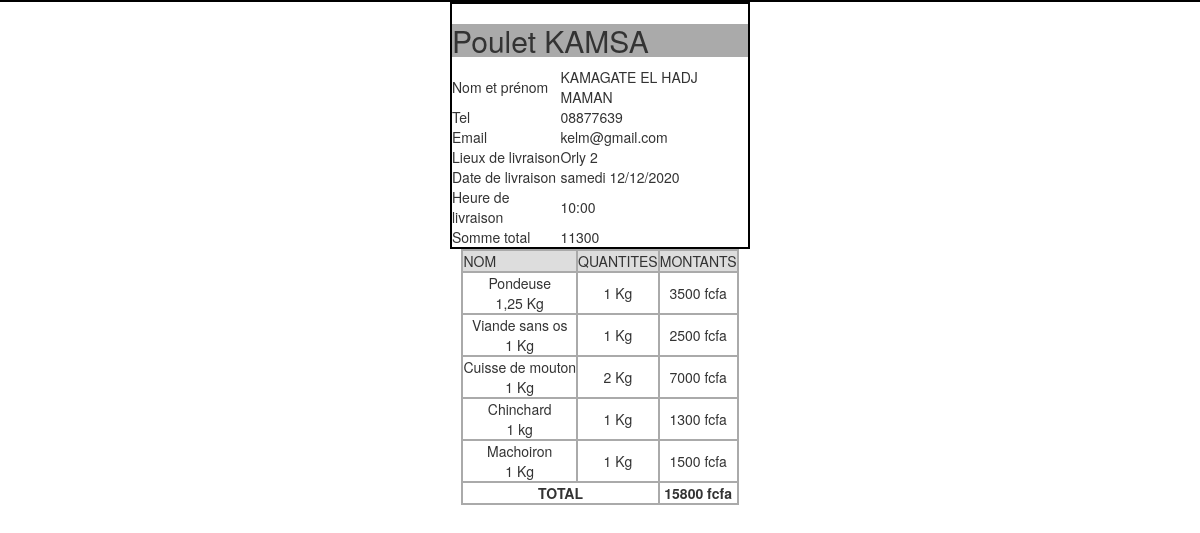
The page /administration/facture.php?id_com=132 on the database its author committed.
### tables this page shows
CREATE TABLE IF NOT EXISTS `commandes` (
  `id_com` int(10) NOT NULL AUTO_INCREMENT,
  `id_cli` int(10) NOT NULL,
  `lieux_liv` text NOT NULL,
  `date_liv` date NOT NULL,
  `heure_liv` time(6) NOT NULL,
  `keys_pro` text NOT NULL,
  `qtes_pro` text NOT NULL,
  `prix_total` int(11) NOT NULL,
  `date_valid` datetime(6) DEFAULT NULL,
  PRIMARY KEY (`id_com`)
);

CREATE TABLE IF NOT EXISTS `clients` (
  `id_cli` int(10) NOT NULL AUTO_INCREMENT,
  `nom_cli` varchar(50) NOT NULL,
  `prenom_cli` varchar(50) NOT NULL,
  `email_cli` varchar(50) NOT NULL,
  `pass_cli` varchar(20) NOT NULL,
  `adresse_cli` text NOT NULL,
  `tel_cli` varchar(50) NOT NULL,
  `date_inscription` datetime NOT NULL,
  `date_connexion` datetime DEFAULT NULL,
  PRIMARY KEY (`id_cli`)
);

CREATE TABLE IF NOT EXISTS `produits` (
  `id_pro` int(11) NOT NULL AUTO_INCREMENT,
  `categorie` varchar(30) NOT NULL,
  `image_pro` varchar(50) NOT NULL,
  `nom_pro` varchar(50) NOT NULL,
  `chemin_desti` varchar(60) NOT NULL,
  `inter_poids` varchar(50) NOT NULL,
  `prix` varchar(50) NOT NULL,
  `stock` varchar(100) NOT NULL,
  `info_pro` text NOT NULL,
  `mot_cle` text,
  `binaire` blob NOT NULL,
  `date_modif` date NOT NULL,
  PRIMARY KEY (`id_pro`)
);

### administration/bdd.php (called while the page is built, shortened)
<?php
	class BDD{
		private $serveur='localhost';
		private $baseDeDonnee='kafissa';
		private $utilisateur='root';
		private $motDePasse='';
		private $connexion;
		public function __construct($serveur=NULL, $baseDeDonnee=NULL, $utilisateur=NULL, $motDePasse=NULL){
			try{
			$this->connexion=new PDO('mysql:host='.$this->serveur.';dbname='.$this->baseDeDonnee.'; charset=utf8',$this->utilisateur,$this->motDePasse);
			}catch(Exception $e){
				echo "ERREUR de connexion à la base de donnée : ".$e->getMessage();
			}
		}
		public function requetes($sql=NULL, $variable=array()){
			$req=$this->connexion->prepare($sql);
			$req->execute($variable);
			return $req;
		}
	}
	function verifierDonne($donne){
		$donne=trim($donne);
		$donne=stripslashes($donne);
		$donne=strip_tags($donne);
		$donne=htmlspecialchars($donne);
		return $donne;
	}
?>

### administration/facture.php (the view, shortened to what this page needs)
<?php
include('bdd.php');
	$bdd=new BDD();
	$id=verifierDonne($_GET['id_com']);
	$reqInfo='SELECT cli.id_cli id_cli, cli.nom_cli nom,
				cli.prenom_cli prenom, cli.tel_cli tel,
				cli.email_cli email, com.id_cli comIdCli,
				com.id_com id_com, com.lieux_liv lieux_liv,
				com.date_liv date_liv, com.heure_liv heure_liv,
				DAYOFWEEK(com.date_liv) date_J,
				com.keys_pro keyss, com.qtes_pro qtes,
				com.prix_total prixTotal
				FROM commandes AS com, clients AS cli WHERE com.id_cli = cli.id_cli AND com.id_com = ?';
	$variableInfo=array($id);
	$req=$bdd->requetes($reqInfo,$variableInfo);
	$donnee=$req->fetch();
	$pKeys=explode(',',$donnee['keyss']);
	$pQte=explode(',',$donnee['qtes']);
	$jour = array("nean", "dimanche", "lundi", "mardi", "mercredi", "jeudi", "vendredi", "samedi");
	list($date) = explode(" ", $donnee['date_liv']);
			list($year, $month, $day) = explode("-", $date);
	list($time) = explode(" ", $donnee['heure_liv']);
			list($hour, $min, $sec) = explode(":", $time);
?>
<!doctype html>
<html lang="fr">
  <head>
	<link rel="stylesheet" href="../public/css/style.css">
    <link rel="stylesheet" href="../public/css/bootstrap.css">
  </head>
  <body >
		<div class="div12">
			<div>
					<table class="tab">
						<tr ><h2 style="background-color:#AAA;">Poulet KAMSA</h2>
						</tr>
						<tr>
							<td>Nom et prénom</td>
							<td><?=$donnee['nom']?> <?=$donnee['prenom']?> </td>
						</tr>
						<tr>
							<td>Tel</td>
							<td><?=$donnee['tel']?></td>
						</tr>
						<tr>
							<td>Email</td>
							<td><?=$donnee['email']?></td>
						</tr>
						<tr>
							<td>Lieux de livraison</td>
							<td><?=$donnee['lieux_liv']?></td>
						</tr>
						<tr>
							<td>Date de livraison</td>
							<td><?=$donnee['date_liv']=$jour[$donnee['date_J']]." $day/$month/$year"?></td>
						</tr>
						<tr>
							<td>Heure de livraison</td>
							<td><?=$donnee['heure_liv']="$hour:$min"?></td>
						</tr>
						<tr>
							<td>Somme total</td>
							<td><?=$donnee['prixTotal']?></td>
						</tr>
					</table>
			</div>
		</div>
 <table class="facture">
			<thead>
				<th> NOM</th>
				<th> QUANTITES</th>
				<th> MONTANTS</th>
			</thead>
			<tbody>
			<?php
			$total=0;
			for($i=0;$i<sizeof($pKeys);$i++){
				$image_id=$pKeys[$i];
				$reqInfo1='SELECT id_pro, image_pro, nom_pro, inter_poids, prix FROM produits WHERE id_pro=:image_id';
				$variableInfo1=array('image_id'=>$image_id);
				$req1=$bdd->requetes($reqInfo1,$variableInfo1);
				$donnee1=$req1->fetch();
			 ?>
				<tr>
					<td><?=$donnee1['nom_pro']?><br><?=$donnee1['inter_poids']?></td>
					<td><?=$qte=$pQte[$i]; ?> <?php
						if($donnee1['id_pro']<=4){
						}else{
					?>Kg
						<?php }?> </td>
					<td><?=$total1=$donnee1['prix']*$qte;?> fcfa</td>
			<?php
				$total+=$total1;
			}
			?>
			</tbody>
			<tfoot>
				<td colspan="2">TOTAL </td>
				<td><strong> <?=$total?> fcfa</strong> </td>
			</tfoot>
		</table>
  </body>
</html>

### public/css/style.css (style rules this page uses)
table.facture { border: 2px solid #000000; text-align:center; }
table.facture td, table.facture th { border: 2px solid #AAAAAA; }
table.facture thead { background: #DDDDDD; }
table.facture thead th { font-weight: normal; }
table.facture tfoot { font-weight: bold; }
table { margin:auto; }

### administration/facture.php (style rules this page uses)
div { border:1px solid black; height:auto; }
.div12 { height:auto; margin:auto; width:300px; }

### rows shown on the page
commandes: id_cli.nom_cli "KAMAGATE", id_cli.prenom_cli "EL HADJ MAMAN", id_cli.tel_cli "08877639", id_cli.email_cli "kelm@gmail.com", lieux_liv "Orly 2", prix_total "11300", qtes_pro "1", qtes_pro "2"
produits: nom_pro "Pondeuse", inter_poids "1,25 Kg", $total1=$donnee1['prix']*$qte "3500"
produits: nom_pro "Viande sans os", inter_poids "1 Kg", $total1=$donnee1['prix']*$qte "2500"
produits: nom_pro "Cuisse de mouton", inter_poids "1 Kg", $total1=$donnee1['prix']*$qte "7000"
produits: nom_pro "Chinchard", inter_poids "1 kg", shows "Kg", $total1=$donnee1['prix']*$qte "1300"
produits: nom_pro "Machoiron", inter_poids "1 Kg", $total1=$donnee1['prix']*$qte "1500"

### other values the page prints
$donnee['date_liv']=$jour[$donnee['date_J']]." $day/$month/$year" "samedi 12/12/2020"
$donnee['heure_liv']="$hour:$min" "10:00"
$total "15800"
